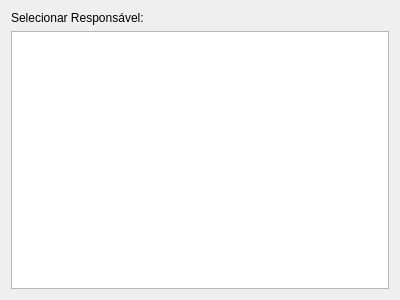
<?xml version="1.0" encoding="UTF-8"?>
<ui version="4.0">
 <class>responsaveis</class>
 <widget class="QWidget" name="responsaveis">
  <property name="geometry">
   <rect>
    <x>0</x>
    <y>0</y>
    <width>400</width>
    <height>300</height>
   </rect>
  </property>
  <property name="windowTitle">
   <string>Form</string>
  </property>
  <layout class="QVBoxLayout" name="verticalLayout">
   <item>
    <widget class="QLabel" name="label">
     <property name="text">
      <string>Selecionar Responsável:</string>
     </property>
    </widget>
   </item>
   <item>
    <widget class="QListWidget" name="listWidget">
     <property name="cursor" stdset="0">
      <cursorShape>PointingHandCursor</cursorShape>
     </property>
    </widget>
   </item>
  </layout>
 </widget>
 <resources/>
 <connections/>
</ui>
